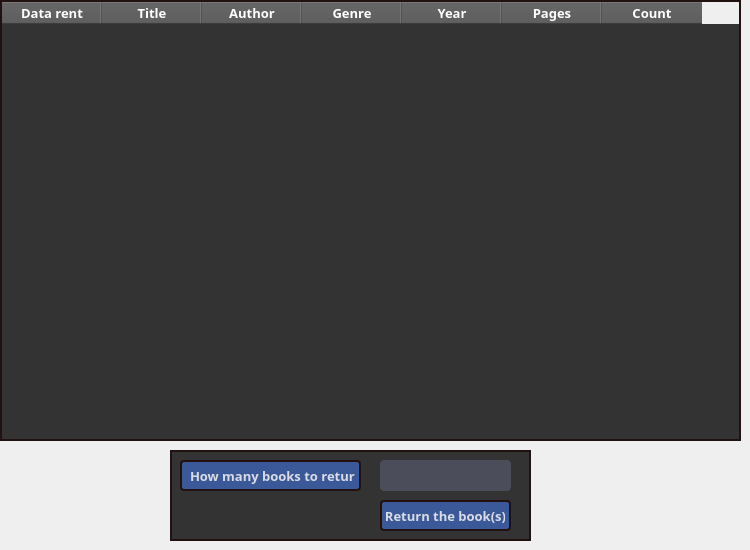
      <widget class="QWidget" name="tab_Rent_Reader">
       <attribute name="title">
        <string>Rent</string>
       </attribute>
       <widget class="QTableWidget" name="tableWidget_reader_book_2">
        <property name="geometry">
         <rect>
          <x>0</x>
          <y>0</y>
          <width>741</width>
          <height>441</height>
         </rect>
        </property>
        <property name="font">
         <font>
          <family>Trebuchet MS</family>
          <pointsize>10</pointsize>
          <weight>75</weight>
          <bold>true</bold>
         </font>
        </property>
        <property name="styleSheet">
         <string notr="true">QTableWidget {
    background-color: #333333;
    border: 2px solid rgb(33, 17, 17);
    color: white;
}

QHeaderView::section {
    background-color: #555555;
    color: white;
}

QTableWidget::item:selected {
    background-color: #666666;
}

QTableWidget::item:focus {
    background-color: #444444;
}
</string>
        </property>
        <column>
         <property name="text">
          <string>Data rent</string>
         </property>
        </column>
        <column>
         <property name="text">
          <string>Title</string>
         </property>
        </column>
        <column>
         <property name="text">
          <string>Author</string>
         </property>
        </column>
        <column>
         <property name="text">
          <string>Genre</string>
         </property>
        </column>
        <column>
         <property name="text">
          <string>Year</string>
         </property>
        </column>
        <column>
         <property name="text">
          <string>Pages</string>
         </property>
        </column>
        <column>
         <property name="text">
          <string>Count</string>
         </property>
        </column>
       </widget>
       <widget class="QWidget" name="widget_7" native="true">
        <property name="geometry">
         <rect>
          <x>170</x>
          <y>450</y>
          <width>361</width>
          <height>91</height>
         </rect>
        </property>
        <property name="styleSheet">
         <string notr="true">QWidget {
    
	background-color: rgb(51, 51, 51);
	 border: 2px solid rgb(33, 17, 17) ;
}
</string>
        </property>
        <widget class="QLineEdit" name="lineEdit_return_book">
         <property name="geometry">
          <rect>
           <x>210</x>
           <y>10</y>
           <width>131</width>
           <height>31</height>
          </rect>
         </property>
         <property name="font">
          <font>
           <pointsize>10</pointsize>
           <weight>75</weight>
           <bold>true</bold>
          </font>
         </property>
         <property name="styleSheet">
          <string notr="true">QLineEdit {
    background-color: #4B4E5A;
    border-radius: 4px;
    color: white;
    padding: 4px;
    border: none;
}
QLineEdit:hover {
    border: 1px solid #3b3e47;
}
QLineEdit:focus {
    border: 1px solid #3b3e47;
}
</string>
         </property>
         <property name="text">
          <string/>
         </property>
        </widget>
        <widget class="QLabel" name="Login_Librarian_14">
         <property name="geometry">
          <rect>
           <x>10</x>
           <y>10</y>
           <width>181</width>
           <height>31</height>
          </rect>
         </property>
         <property name="font">
          <font>
           <family>Trebuchet MS</family>
           <pointsize>10</pointsize>
           <weight>75</weight>
           <bold>true</bold>
          </font>
         </property>
         <property name="styleSheet">
          <string notr="true">QLabel {
    color: #D9DCE4;
	background-color: rgb(59, 89, 152);
    border-radius: 4px;
    padding: 4px;
}
</string>
         </property>
         <property name="text">
          <string>How many books to return</string>
         </property>
        </widget>
        <widget class="QPushButton" name="pushButton_return_book">
         <property name="geometry">
          <rect>
           <x>210</x>
           <y>50</y>
           <width>131</width>
           <height>31</height>
          </rect>
         </property>
         <property name="font">
          <font>
           <family>Trebuchet MS</family>
           <pointsize>10</pointsize>
           <weight>75</weight>
           <bold>true</bold>
          </font>
         </property>
         <property name="styleSheet">
          <string notr="true">QPushButton {
    color: #D9DCE4;
    background-color: #3B5998;
    border-radius: 4px;
    padding: 4px;
}

QPushButton:hover {
    background-color: #404040;
}
</string>
         </property>
         <property name="text">
          <string>Return the book(s)</string>
         </property>
        </widget>
       </widget>
      </widget>
